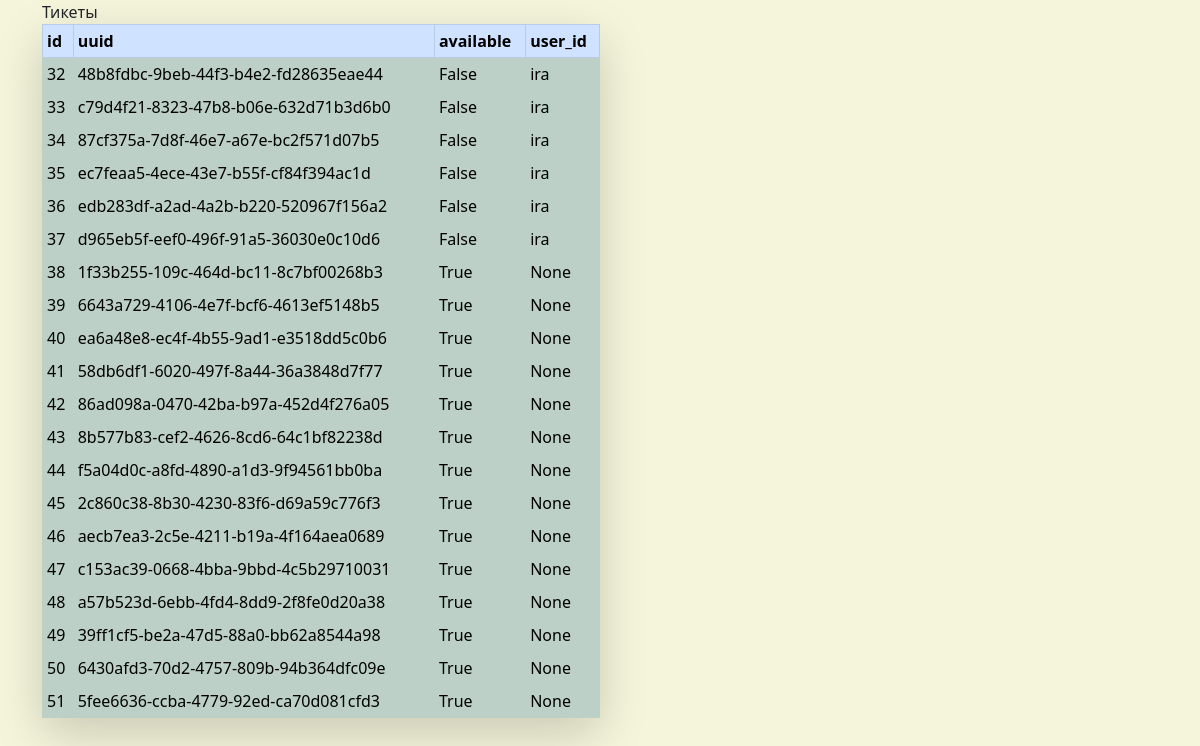
The page /tickets/ on the database its author committed.
### store_app/models.py (models this page shows, shortened)
class Ticket(models.Model):
    uuid = models.UUIDField(max_length=32)
    available = models.BooleanField(default=True, null=True)
    user_id = models.ForeignKey("user.User", on_delete=models.SET_NULL, null=True, blank=True)

### user/models.py (models this page shows)
class User(AbstractUser):
    phone = models.PositiveBigIntegerField(null=True, blank=True)
    points = models.SmallIntegerField(blank=True)
    class Meta:
        db_table = "user"

### store_app/views.py (the view)
# urls.py: path("tickets/", views.ShowTickets.as_view(), name="tickets"),
class ShowTickets(View):
    def get(self, request):
        tickets_all = Ticket.objects.all()
        return render(request, "tickets.html", {"tickets_all": tickets_all})

### templates/tickets.html (shortened to what this page needs)
{% extends 'base.html' %}
{% block content %}
<head>
    {% block title %} Тикеты {% endblock %}
        </head>
        <body>
        <table style="width: 50%"
               class="table table-primary table-striped table-bordered table-sm table-hover shadow-lg p-3 mb-5 bg-body rounded">
            <thead>
            <tr style="position: center">
                <th scope="col">id</th>
                <th scope="col">uuid</th>
                <th scope="col">available</th>
                <th scope="col">user_id</th>
            </tr>
            </thead>
            <tbody>
            {% for elem in tickets_all %}
                <tr class="table table-success table-active">
                    <td> {{ elem.id }}</td>
                    <td>{{ elem.uuid }}</td>
                    <td> {{ elem.available }}</td>
                    <td> {{ elem.user_id}}</td>
                </tr>
            {% endfor %}
            </tbody>
        </table>
        </body>
        </html>
    {% endblock %}

### templates/tickets.html (style rules this page uses)
table { width: 100%; background: white; color: white; border-spacing: 1px; }
td, th { background: grey; padding: 5px; }

### rows shown on the page
Ticket: id "32", uuid "48b8fdbc-9beb-44f3-b4e2-fd28635eae44", available "False", user_id "ira"
Ticket: id "33", uuid "c79d4f21-8323-47b8-b06e-632d71b3d6b0", available "False", user_id "ira"
Ticket: id "34", uuid "87cf375a-7d8f-46e7-a67e-bc2f571d07b5", available "False", user_id "ira"
Ticket: id "35", uuid "ec7feaa5-4ece-43e7-b55f-cf84f394ac1d", available "False", user_id "ira"
Ticket: id "36", uuid "edb283df-a2ad-4a2b-b220-520967f156a2", available "False", user_id "ira"
Ticket: id "37", uuid "d965eb5f-eef0-496f-91a5-36030e0c10d6", available "False", user_id "ira"
Ticket: id "38", uuid "1f33b255-109c-464d-bc11-8c7bf00268b3", available "True", user_id "None"
Ticket: id "39", uuid "6643a729-4106-4e7f-bcf6-4613ef5148b5", available "True", user_id "None"
Ticket: id "40", uuid "ea6a48e8-ec4f-4b55-9ad1-e3518dd5c0b6", available "True", user_id "None"
Ticket: id "41", uuid "58db6df1-6020-497f-8a44-36a3848d7f77", available "True", user_id "None"
Ticket: id "42", uuid "86ad098a-0470-42ba-b97a-452d4f276a05", available "True", user_id "None"
Ticket: id "43", uuid "8b577b83-cef2-4626-8cd6-64c1bf82238d", available "True", user_id "None"
Ticket: id "44", uuid "f5a04d0c-a8fd-4890-a1d3-9f94561bb0ba", available "True", user_id "None"
Ticket: id "45", uuid "2c860c38-8b30-4230-83f6-d69a59c776f3", available "True", user_id "None"
Ticket: id "46", uuid "aecb7ea3-2c5e-4211-b19a-4f164aea0689", available "True", user_id "None"
Ticket: id "47", uuid "c153ac39-0668-4bba-9bbd-4c5b29710031", available "True", user_id "None"
Ticket: id "48", uuid "a57b523d-6ebb-4fd4-8dd9-2f8fe0d20a38", available "True", user_id "None"
Ticket: id "49", uuid "39ff1cf5-be2a-47d5-88a0-bb62a8544a98", available "True", user_id "None"
Ticket: id "50", uuid "6430afd3-70d2-4757-809b-94b364dfc09e", available "True", user_id "None"
Ticket: id "51", uuid "5fee6636-ccba-4779-92ed-ca70d081cfd3", available "True", user_id "None"
